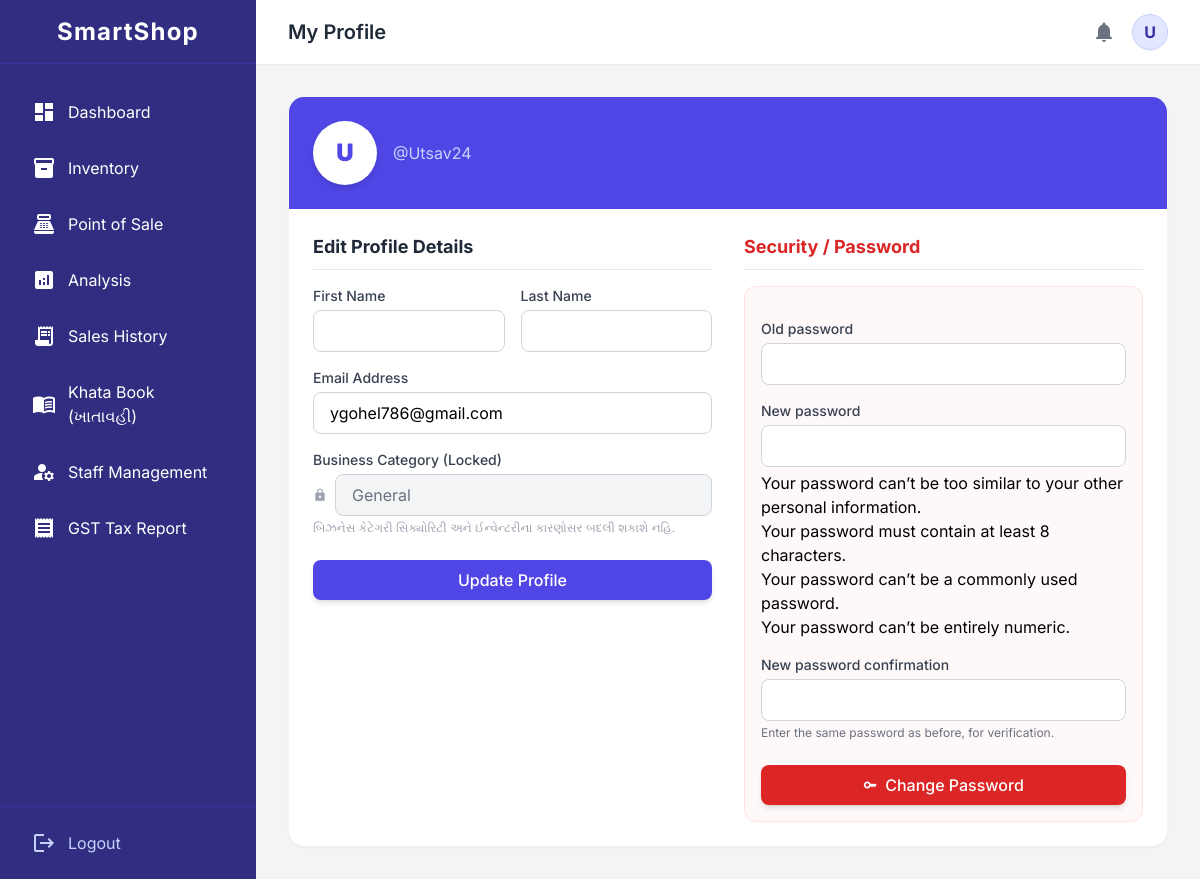
Page /profile/ (signed in) on the committed database.
### Account/models.py (models this page shows, shortened)
class ShopUser(AbstractUser):
    BUSINESS_CHOICES = [
        ('General', 'General Store / Hardware'),
        ('Food', 'Food / Pharmacy / FMCG'),
        ('Electronics', 'Electronics / Mobile / IT'),
        ('Apparel', 'Apparel / Footwear'),
    ]
    shop_name = models.CharField(max_length=150)
    contact_no = models.CharField(max_length=15)
    business_type = models.CharField(max_length=50, choices=BUSINESS_CHOICES, default='General')
    street = models.CharField(max_length=150, blank=True)
    city = models.CharField(max_length=100, blank=True)
    state = models.CharField(max_length=100, blank=True)
    pin_code = models.CharField(max_length=10, blank=True)
    is_shop_staff = models.BooleanField(default=False, help_text="ટીક કરો જો આ એકાઉન્ટ દુકાનના સ્ટાફ/વર્કરનું હોય")
    parent_shop = models.ForeignKey(
        'self',
        on_delete=models.CASCADE,
        null=True,
        blank=True,
        related_name='staff_members',
        help_text="જો આ સ્ટાફ હોય, તો તેના મુખ્ય માલિક (Owner) કયા છે?"
    )

### Account/views.py (the view, shortened to what this page needs)
# urls.py: path('profile/', views.profile_view, name='profile'),
@login_required
def profile_view(request):
    password_form = PasswordChangeForm(request.user)
    return render(request, 'profile.html', {'password_form': password_form})

### Templates/profile.html (shortened to what this page needs)
{% extends 'base.html' %}
{% block header_title %}My Profile{% endblock %}
{% block content %}
<div class="max-w-4xl mx-auto space-y-6 animate-fade-in-up">
    <div class="bg-white rounded-2xl shadow-sm border border-gray-100 overflow-hidden">
        <div class="bg-indigo-600 p-6 text-white flex items-center gap-4">
            <div class="h-16 w-16 bg-white text-indigo-600 rounded-full flex items-center justify-center text-2xl font-black shadow-md">
                {{ request.user.username|make_list|first|upper }}
            </div>
            <div>
                <p class="text-indigo-200">@{{ request.user.username }}</p>
            </div>
        </div>
        <div class="p-6 grid grid-cols-1 md:grid-cols-2 gap-8">
            <div>
                <h3 class="text-lg font-bold text-gray-800 mb-4 border-b pb-2">Edit Profile Details</h3>
                <form action="{% url 'profile' %}" method="POST" class="space-y-4">
                    <div class="grid grid-cols-2 gap-4">
                        <div>
                            <label class="block text-sm font-medium text-gray-700 mb-1">First Name</label>
                            <input type="text" name="first_name" value="{{ request.user.first_name }}" class="w-full px-4 py-2 border border-gray-300 rounded-lg outline-none focus:ring-2 focus:ring-indigo-500">
                        </div>
                        <div>
                            <label class="block text-sm font-medium text-gray-700 mb-1">Last Name</label>
                            <input type="text" name="last_name" value="{{ request.user.last_name }}" class="w-full px-4 py-2 border border-gray-300 rounded-lg outline-none focus:ring-2 focus:ring-indigo-500">
                        </div>
                    </div>
                    <div>
                        <label class="block text-sm font-medium text-gray-700 mb-1">Email Address</label>
                        <input type="email" name="email" value="{{ request.user.email }}" class="w-full px-4 py-2 border border-gray-300 rounded-lg outline-none focus:ring-2 focus:ring-indigo-500">
                    </div>
                    <div>
                        <label class="block text-sm font-medium text-gray-700 mb-1">Business Category (Locked)</label>
                        <div class="flex items-center gap-2">
                            <span class="material-icons text-gray-400 text-sm">lock</span>
                            <input type="text" value="{{ request.user.business_type }}" readonly class="w-full px-4 py-2 bg-gray-100 border border-gray-300 text-gray-500 rounded-lg outline-none cursor-not-allowed">
                        </div>
                        <p class="text-xs text-gray-400 mt-1">બિઝનેસ કેટેગરી સિક્યોરિટી અને ઈન્વેન્ટરીના કારણોસર બદલી શકાશે નહિ.</p>
                    </div>
                    <div class="pt-2">
                        <button type="submit" class="w-full bg-indigo-600 hover:bg-indigo-700 text-white font-medium px-4 py-2 rounded-lg transition shadow-md">
                            Update Profile
                        </button>
                    </div>
                </form>
            </div>
            <div>
                <h3 class="text-lg font-bold text-gray-800 mb-4 border-b pb-2 text-red-600">Security / Password</h3>
                <form action="{% url 'change_password' %}" method="POST" class="space-y-4 bg-red-50/50 p-4 rounded-xl border border-red-100">
                    {% for field in password_form %}
                    <div>
                        <label class="block text-sm font-medium text-gray-700 mb-1">{{ field.label }}</label>
                        <input type="password" name="{{ field.name }}" required class="w-full px-4 py-2 border border-gray-300 rounded-lg outline-none focus:ring-2 focus:ring-red-400">
                        {% if field.help_text %}
                            <p class="text-xs text-gray-500 mt-1">{{ field.help_text }}</p>
                        {% endif %}
                    </div>
                    {% endfor %}
                    <div class="pt-2">
                        <button type="submit" class="w-full bg-red-600 hover:bg-red-700 text-white font-medium px-4 py-2 rounded-lg transition shadow-md flex justify-center items-center gap-2">
                            <span class="material-icons text-sm">key</span> Change Password
                        </button>
                    </div>
                </form>
            </div>
        </div>
    </div>
</div>
{% endblock %}

### Templates/base.html (shortened to what this page needs)
<!DOCTYPE html>
<html lang="en">
<head>
    <script src="https://cdn.tailwindcss.com"></script>
</head>
<body class="flex h-screen overflow-hidden relative">
    <aside id="sidebar" class="w-64 bg-indigo-900 text-white flex flex-col absolute inset-y-0 left-0 transform -translate-x-full md:relative md:translate-x-0 transition duration-300 ease-in-out z-30 shadow-2xl md:shadow-none h-full">
        <div class="h-16 flex items-center justify-between md:justify-center px-4 border-b border-indigo-800">
            <h1 class="text-2xl font-bold tracking-wider">SmartShop</h1>
        </div>
        <nav class="flex-1 px-4 py-6 space-y-2 overflow-y-auto">
            <a href="{% url 'home' %}" class="flex items-center gap-3 px-4 py-3 rounded-lg transition hover:bg-indigo-800 {% if request.resolver_match.url_name == 'home' %}bg-indigo-800{% endif %}">
                <span class="material-icons">dashboard</span>
                <span>Dashboard</span>
            </a>
            <a href="{% url 'inventory' %}" class="flex items-center gap-3 px-4 py-3 rounded-lg transition hover:bg-indigo-800 {% if request.resolver_match.url_name == 'inventory' %}bg-indigo-800{% endif %}">
                <span class="material-icons">inventory_2</span>
                <span>Inventory</span>
            </a>
            <a href="{% url 'sales' %}" class="flex items-center gap-3 px-4 py-3 rounded-lg transition hover:bg-indigo-800 {% if request.resolver_match.url_name == 'sales' %}bg-indigo-800{% endif %}">
                <span class="material-icons">point_of_sale</span>
                <span>Point of Sale</span>
            </a>
            {% if not request.user.is_shop_staff %}
            <a href="{% url 'analysis' %}" class="flex items-center gap-3 px-4 py-3 rounded-lg transition hover:bg-indigo-800 {% if request.resolver_match.url_name == 'analysis' %}bg-indigo-800{% endif %}">
                <span class="material-icons">analytics</span>
                <span>Analysis</span>
            </a>
            {% endif %}
            <a href="{% url 'sales_history' %}" class="flex items-center gap-3 px-4 py-3 rounded-lg transition hover:bg-indigo-800 {% if request.resolver_match.url_name == 'sales_history' %}bg-indigo-800{% endif %}">
                <span class="material-icons">receipt_long</span>
                <span>Sales History</span>
            </a>
            <a href="{% url 'khata_dashboard' %}" class="flex items-center gap-3 px-4 py-3 rounded-lg transition hover:bg-indigo-800 ">
                <span class="material-icons">menu_book</span>
                <span>Khata Book (ખાતાવહી)</span>
            </a>
            {% if not request.user.is_shop_staff %}
            <a href="{% url 'staff_management' %}" class="flex items-center gap-3 px-4 py-3 rounded-lg transition hover:bg-indigo-800 {% if request.resolver_match.url_name == 'staff_management' %}bg-indigo-800{% endif %}">
                <span class="material-icons">manage_accounts</span>
                <span>Staff Management</span>
            </a>
            {% endif %}
            {% if not request.user.is_shop_staff %}
            <a href="{% url 'gst_report' %}" class="flex items-center gap-3 px-4 py-3 rounded-lg transition hover:bg-indigo-800 {% if request.resolver_match.url_name == 'gst_report' %}bg-indigo-800{% endif %}">
                <span class="material-icons">receipt</span>
                <span>GST Tax Report</span>
            </a>
            {% endif %}
        </nav>
        <div class="p-4 border-t border-indigo-800">
            <a href="{% url 'logout' %}" class="flex items-center gap-3 px-4 py-2 text-indigo-200 hover:text-white transition">
                <span class="material-icons">logout</span>
                <span>Logout</span>
            </a>
        </div>
    </aside>
    <div class="flex-1 flex flex-col w-full h-full overflow-hidden">
        <header class="h-16 bg-white shadow-sm flex items-center justify-between px-4 md:px-8 z-10">
            <div class="flex items-center gap-4">
                <h2 class="text-xl font-semibold text-gray-800 truncate max-w-[200px] md:max-w-none">{% block header_title %}Welcome{% endblock %}</h2>
            </div>
            <div class="flex items-center gap-4">
                <span class="material-icons text-gray-500 cursor-pointer hover:text-indigo-600 transition">notifications</span>
                <div class="relative">
                    <div id="profileButton" onclick="toggleDropdown(event)" class="h-9 w-9 bg-indigo-100 text-indigo-800 rounded-full flex items-center justify-center font-bold shadow-sm border border-indigo-200 cursor-pointer hover:bg-indigo-200 transition" title="{{ request.user.username }}">
                        {{ request.user.username|make_list|first|upper }}
                    </div>
                </div>
            </div>
        </header>
        <main class="flex-1 p-4 md:p-8 overflow-y-auto w-full">
            {% block content %}
            {% endblock %}
        </main>
    </div>
</body>
</html>

### Templates/base.html (style rules this page uses)
body { font-family: 'Inter', sans-serif; background-color: #f3f4f6; }

### Templates/profile.html (style rules this page uses)
.animate-fade-in-up { animation: fadeInUp 0.4s ease-out; }

### rows in the picture
ShopUser: user.username|make_list "U", user.username "Utsav24", email "ygohel786@gmail.com", user.business_type "General"

### other values in the picture
{{ field.label }} "Old password" "New password" "New password confirmation"
{{ field.help_text }} "Enter the same password as before, for verification."
